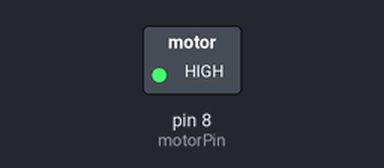
A sketch run on a simulated Arduino Uno, built with avr-gcc and run on an emulated ATmega328P. On the bench: switched loads named in the sketch (green lamp = pin HIGH). Dashed ring = blinking.

Above: at 0.5 s.
Timing chart, 0 to 4.6 s (numbered marks = the images above):
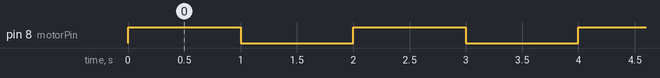

Measured:
- by itself, pin 8 (motorPin): alternates HIGH for 1.0 s and LOW for 1.0 s

The sketch:

_16._Comanda_motor_DC_masinuta.ino
```cpp
int motorPin = 8;
void setup() {
  pinMode(motorPin, OUTPUT);
}
void loop() {
  digitalWrite(motorPin, HIGH);
  delay(1000);
  digitalWrite(motorPin, LOW);
  delay(1000);
}
```
